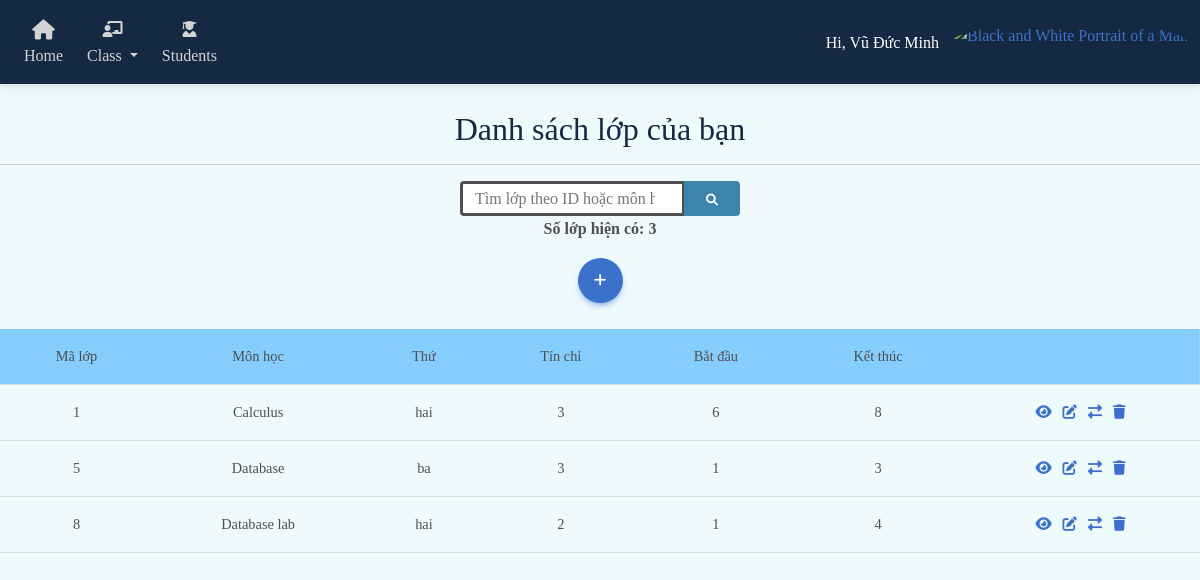
/classlist.php (signed in), run on an earlier commit of the app's database.
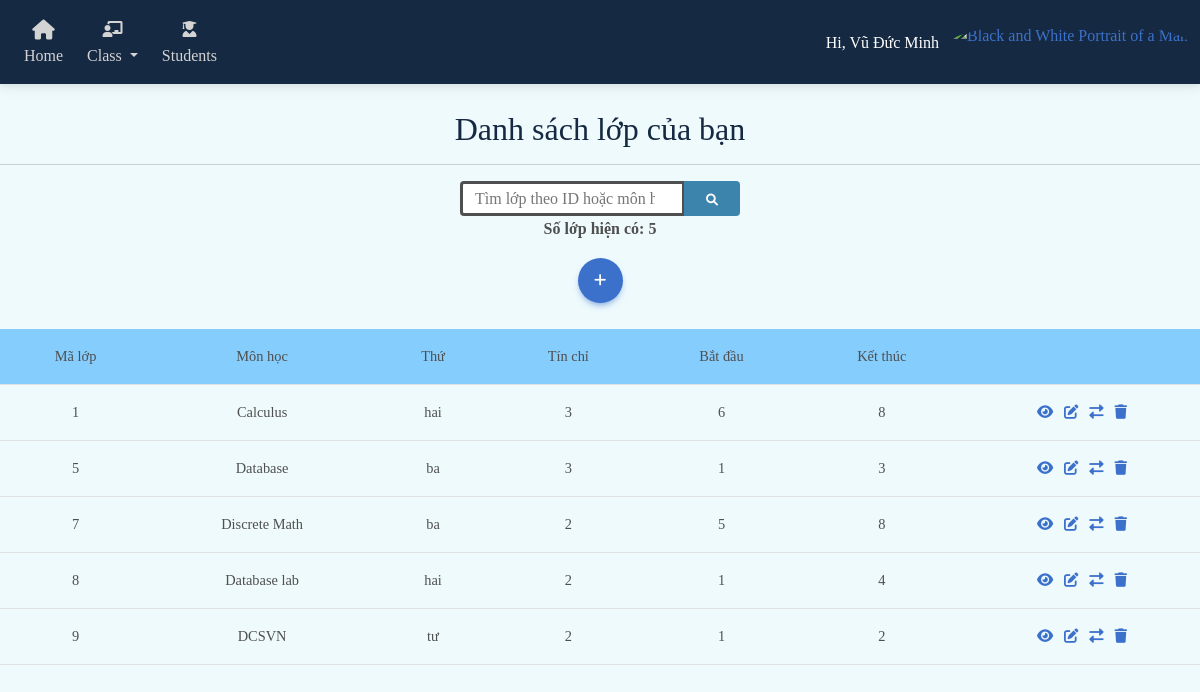
And on a later commit of the database.
### tables this page shows
CREATE TABLE `class` (
  `id` int(11) NOT NULL,
  `name` varchar(30) DEFAULT NULL,
  `day` varchar(20) DEFAULT NULL,
  `id_teacher` int(11) DEFAULT NULL,
  `credit` int(11) DEFAULT NULL,
  `start_time` int(11) DEFAULT NULL,
  `end_time` int(11) DEFAULT NULL
);

### classlist.php (the view, shortened to what this page needs)
<?php
require 'includes/db_connection.php';
if(isset($_POST['class_search']))
{
  $valuetosearch=$_POST['valuetosearch'];
  $sql="SELECT * FROM class WHERE id_teacher = " . $_SESSION['userid'] . " AND CONCAT(id, name) LIKE '%".$valuetosearch."%'";
  $result = mysqli_query($conn, $sql);
}else
{
  $sql="SELECT * FROM class WHERE id_teacher = " . $_SESSION['userid'] ."";
  $result = mysqli_query($conn, $sql);
}
?>
<!DOCTYPE html>
<html lang="en">
<head>
  <link rel="stylesheet" href="https://cdnjs.cloudflare.com/ajax/libs/font-awesome/6.0.0/css/all.min.css" />
  <link rel="stylesheet" href="css/mdb.min.css" />
  <link rel="stylesheet" href="css/style.css">
</head>
<body>
<nav class="navbar navbar-expand-lg navbar-light bg-light" style="background: rgb(74,139,223);
background: radial-gradient(circle, rgba(74,139,223,1) 0%, rgba(22,41,66,1) 0%);">
  <div class="container-fluid">
    <div class="collapse navbar-collapse" id="navbarSupportedContent">
      <ul class="navbar-nav me-auto d-flex flex-row mt-3 mt-lg-0">
      <li class="nav-item text-center mx-2 mx-lg-1">
          <a class="nav-link left-link" aria-current="page" href="mainpage.php">
            <div>
              <i class="fas fa-home fa-lg mb-1"></i>
            </div>
            Home
          </a>
        </li>
        <li class="nav-item text-center mx-2 mx-lg-1 dropdown">
          <a class="nav-link left-link dropdown-toggle" aria-current="page" id="navbarDropdown"
            role="button"
            data-mdb-toggle="dropdown"
            aria-expanded="false">
            <div>
              <i class="fas fa-chalkboard-teacher"></i>
            </div>
            Class
          </a>
        </li>
        <li class="nav-item text-center mx-2 mx-lg-1">
          <a class="nav-link left-link" aria-current="page" href="studentlist.php">
            <div>
              <i class="fas fa-user-graduate"></i>
            </div>
            Students
          </a>
        </li>
      </ul>
    </div>
    <div class="d-flex align-items-center">
      <div style="color:white;"><?php echo "Hi, ".$_SESSION['username']."&nbsp;&nbsp;&nbsp;"; ?></div>
      <div class="dropdown">
        <a
          class="dropdown-toggle d-flex align-items-center hidden-arrow"
          href="#"
          id="navbarDropdownMenuAvatar"
          role="button"
          data-mdb-toggle="dropdown"
          aria-expanded="false"
        >
          <img
            src="https://mdbcdn.b-cdn.net/img/new/avatars/2.webp"
            class="rounded-circle"
            height="40"
            alt="Black and White Portrait of a Man"
            loading="lazy"
          />
        </a>
      </div>
    </div>
  </div>
</nav>
<br>
<div style="text-align: center; color:#162942"><h2 >Danh sách lớp của bạn</h2></div>
<hr>
<div style="text-align: center; font-weight: bold;">
<form action="classlist.php" method="post">
  <div class="input-group">
  <input type="search" name="valuetosearch" placeholder="Tìm lớp theo ID hoặc môn học" class="form-control w-25" aria-label="Search" aria-describedby="search-addon" style="text-align: center; margin-left: 460px; border-color: #FAFAFA; border: solid;">
  <button type="submit" name="class_search" class="btn btn-outline-primary" style="background: rgb(60,132,171);
background: linear-gradient(45deg, rgba(60,132,171,1) 100%, rgba(255,120,164,0) 100%); color: #FAFAFA; border: none; text-align: left; margin-right: 460px;">
<i class="fas fa-search"></i>
</button>
</div>
</form>
<p>
  <?php
  $query="SELECT COUNT(*) AS count FROM class WHERE id_teacher = '" . $_SESSION['userid'] ."'";
  $res = mysqli_query($conn, $query);
  $row = mysqli_fetch_array($res);
  echo "Số lớp hiện có: ".$row["count"]."";
  ?>
</p>
<a class="btn btn-primary btn-lg btn-floating" type="button" href="addclass.php" title="Tạo lớp mới"><i class="fas fa-plus"></i></a>
</div>
<br>
<table class="table table-hover td">
  <thead>
    <tr style="background: rgb(133,205,253);
background: linear-gradient(45deg, rgba(133,205,253,1) 100%, rgba(255,120,164,0) 100%);">
      <th scope="col">Mã lớp</th>
      <th scope="col">Môn học</th>
      <th scope="col">Thứ</th>
      <th scope="col">Tín chỉ</th>
      <th scope="col">Bắt đầu</th>
      <th scope="col">Kết thúc</th>
      <th scope="col"></th>
    </tr>
    </thead>
    <tbody>
<?php
while($row = mysqli_fetch_array($result))
{
  echo "<tr >
  <th scope='row'>" . $row["id"] . "</th>
  <td>" . $row["name"] . "</td>
  <td>" . $row["day"] . "</td>
  <td>" . $row["credit"] . "</td>
  <td>" . $row["start_time"] . "</td>
  <td>" . $row["end_time"] . "</td>
  <td>
  <a href='viewclass.php?id=" . $row['id']
  . "'title='Danh sách lớp'>
  <span class='fas fa-eye'>&nbsp;&nbsp</span></a>
  <a href='updateclass.php?id=" . $row['id']
  . "'title='Chỉnh sửa'>
  <span class='fas fa-edit'>&nbsp;&nbsp</span></a>
  <a href='transferclass.php?id=" . $row['id']
  . "'title='Chuyển lớp'>
  <span class='fas fa-exchange-alt'>&nbsp;&nbsp</span></a>
  <a href='deleteclass.php?id=" . $row['id']
  . "'title='Xóa lớp'>
  <span class='fas fa-trash'></span></a>
  </tr>";
}
?>
</tbody>
</table>
</body>
</html>

What changed in the data, as far as the page shows it:
now on this page (row edited): class: id "7", name "Discrete Math", day "ba", credit "2", start_time "5", end_time "8"
added class: id "9", name "DCSVN", day "tư", credit "2", start_time "1", end_time "2"
Also different on the page:
$row["count"]: "3" → "5"
